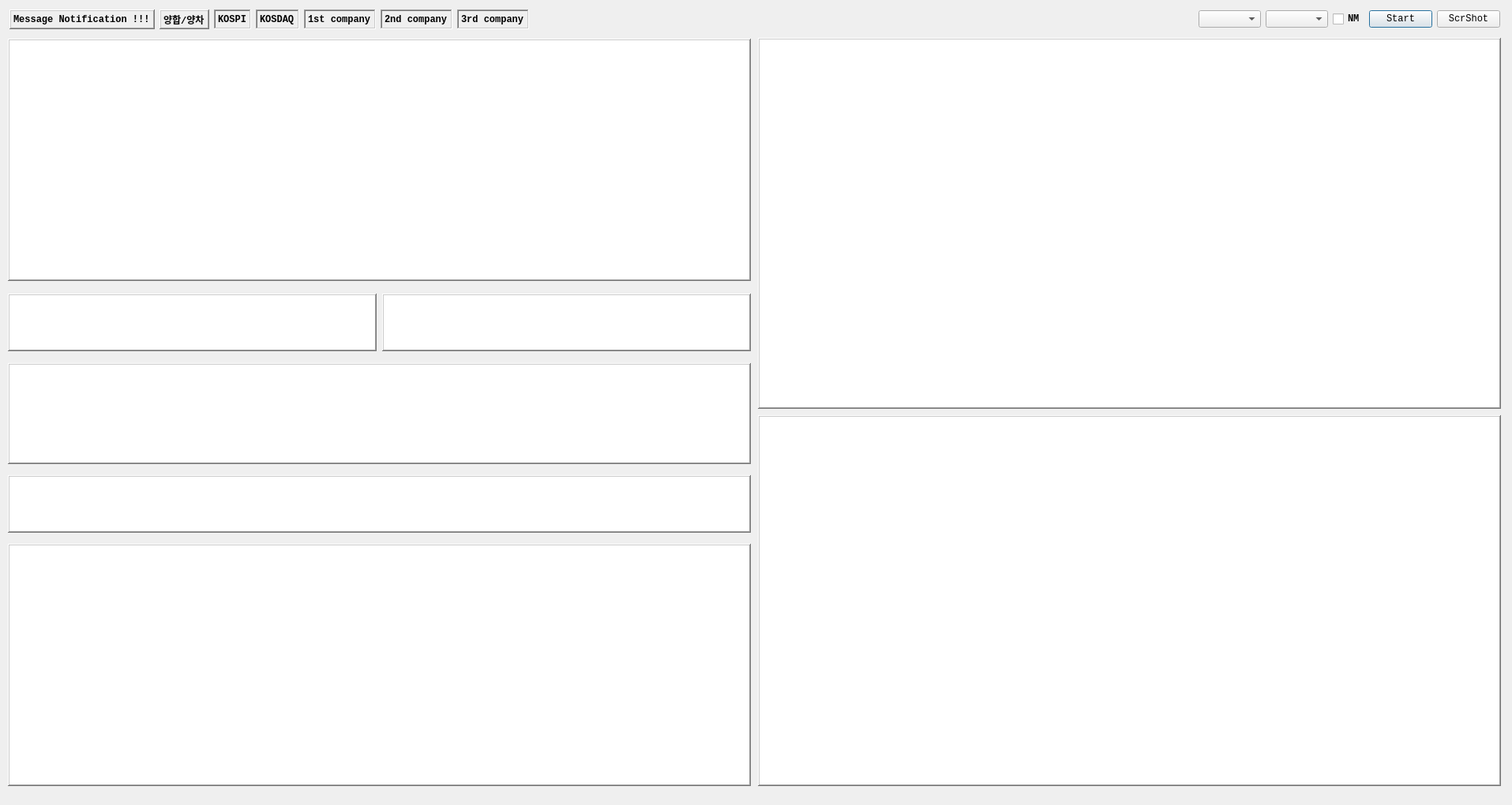
<?xml version="1.0" encoding="UTF-8"?>
<ui version="4.0">
 <class>Dialog</class>
 <widget class="QDialog" name="Dialog">
  <property name="geometry">
   <rect>
    <x>0</x>
    <y>0</y>
    <width>1915</width>
    <height>1020</height>
   </rect>
  </property>
  <property name="font">
   <font>
    <family>Consolas</family>
    <pointsize>9</pointsize>
    <weight>75</weight>
    <bold>true</bold>
   </font>
  </property>
  <property name="windowTitle">
   <string>당월물 선물옵션 전광판</string>
  </property>
  <widget class="QWidget" name="layoutWidget">
   <property name="geometry">
    <rect>
     <x>12</x>
     <y>12</y>
     <width>1888</width>
     <height>25</height>
    </rect>
   </property>
   <layout class="QHBoxLayout" name="horizontalLayout">
    <property name="spacing">
     <number>6</number>
    </property>
    <property name="leftMargin">
     <number>0</number>
    </property>
    <property name="topMargin">
     <number>0</number>
    </property>
    <item>
     <widget class="QLabel" name="label_msg">
      <property name="font">
       <font>
        <weight>75</weight>
        <italic>false</italic>
        <bold>true</bold>
       </font>
      </property>
      <property name="frameShape">
       <enum>QFrame::WinPanel</enum>
      </property>
      <property name="frameShadow">
       <enum>QFrame::Raised</enum>
      </property>
      <property name="text">
       <string>Message Notification !!!</string>
      </property>
     </widget>
    </item>
    <item>
     <widget class="QLabel" name="label_atm">
      <property name="frameShape">
       <enum>QFrame::WinPanel</enum>
      </property>
      <property name="frameShadow">
       <enum>QFrame::Raised</enum>
      </property>
      <property name="text">
       <string>양합/양차</string>
      </property>
     </widget>
    </item>
    <item>
     <widget class="QLabel" name="label_kospi">
      <property name="font">
       <font>
        <family>Consolas</family>
        <weight>75</weight>
        <italic>false</italic>
        <bold>true</bold>
       </font>
      </property>
      <property name="frameShape">
       <enum>QFrame::WinPanel</enum>
      </property>
      <property name="frameShadow">
       <enum>QFrame::Sunken</enum>
      </property>
      <property name="text">
       <string>KOSPI</string>
      </property>
     </widget>
    </item>
    <item>
     <widget class="QLabel" name="label_kosdaq">
      <property name="font">
       <font>
        <family>Consolas</family>
        <weight>75</weight>
        <italic>false</italic>
        <bold>true</bold>
       </font>
      </property>
      <property name="frameShape">
       <enum>QFrame::WinPanel</enum>
      </property>
      <property name="frameShadow">
       <enum>QFrame::Sunken</enum>
      </property>
      <property name="text">
       <string>KOSDAQ</string>
      </property>
     </widget>
    </item>
    <item>
     <widget class="QLabel" name="label_1st_co">
      <property name="font">
       <font>
        <family>Consolas</family>
        <weight>75</weight>
        <italic>false</italic>
        <bold>true</bold>
       </font>
      </property>
      <property name="frameShape">
       <enum>QFrame::WinPanel</enum>
      </property>
      <property name="frameShadow">
       <enum>QFrame::Sunken</enum>
      </property>
      <property name="text">
       <string>1st company</string>
      </property>
      <property name="margin">
       <number>0</number>
      </property>
     </widget>
    </item>
    <item>
     <widget class="QLabel" name="label_2nd_co">
      <property name="font">
       <font>
        <family>Consolas</family>
        <weight>75</weight>
        <italic>false</italic>
        <bold>true</bold>
       </font>
      </property>
      <property name="frameShape">
       <enum>QFrame::WinPanel</enum>
      </property>
      <property name="frameShadow">
       <enum>QFrame::Sunken</enum>
      </property>
      <property name="text">
       <string>2nd company</string>
      </property>
     </widget>
    </item>
    <item>
     <widget class="QLabel" name="label_3rd_co">
      <property name="font">
       <font>
        <family>Consolas</family>
        <weight>75</weight>
        <italic>false</italic>
        <bold>true</bold>
       </font>
      </property>
      <property name="frameShape">
       <enum>QFrame::WinPanel</enum>
      </property>
      <property name="frameShadow">
       <enum>QFrame::Sunken</enum>
      </property>
      <property name="text">
       <string>3rd company</string>
      </property>
     </widget>
    </item>
    <item>
     <spacer name="horizontalSpacer">
      <property name="orientation">
       <enum>Qt::Horizontal</enum>
      </property>
      <property name="sizeHint" stdset="0">
       <size>
        <width>40</width>
        <height>20</height>
       </size>
      </property>
     </spacer>
    </item>
    <item>
     <widget class="QComboBox" name="comboBox1">
      <property name="focusPolicy">
       <enum>Qt::NoFocus</enum>
      </property>
     </widget>
    </item>
    <item>
     <widget class="QComboBox" name="comboBox2">
      <property name="focusPolicy">
       <enum>Qt::NoFocus</enum>
      </property>
     </widget>
    </item>
    <item>
     <widget class="QCheckBox" name="checkBox_next_month">
      <property name="font">
       <font>
        <family>Consolas</family>
        <weight>75</weight>
        <bold>true</bold>
       </font>
      </property>
      <property name="focusPolicy">
       <enum>Qt::NoFocus</enum>
      </property>
      <property name="text">
       <string>NM</string>
      </property>
     </widget>
    </item>
    <item>
     <widget class="QPushButton" name="pushButton_add">
      <property name="maximumSize">
       <size>
        <width>100</width>
        <height>16777215</height>
       </size>
      </property>
      <property name="font">
       <font>
        <family>Consolas</family>
        <weight>50</weight>
        <bold>false</bold>
       </font>
      </property>
      <property name="text">
       <string>Start</string>
      </property>
     </widget>
    </item>
    <item>
     <widget class="QPushButton" name="pushButton_remove">
      <property name="maximumSize">
       <size>
        <width>100</width>
        <height>16777215</height>
       </size>
      </property>
      <property name="font">
       <font>
        <family>Consolas</family>
        <weight>50</weight>
        <bold>false</bold>
       </font>
      </property>
      <property name="focusPolicy">
       <enum>Qt::NoFocus</enum>
      </property>
      <property name="text">
       <string> ScrShot </string>
      </property>
     </widget>
    </item>
   </layout>
  </widget>
  <widget class="QTableWidget" name="tableWidget_put">
   <property name="geometry">
    <rect>
     <x>10</x>
     <y>689</y>
     <width>941</width>
     <height>307</height>
    </rect>
   </property>
   <property name="font">
    <font>
     <family>Consolas</family>
     <weight>50</weight>
     <bold>false</bold>
    </font>
   </property>
   <property name="focusPolicy">
    <enum>Qt::NoFocus</enum>
   </property>
   <property name="frameShape">
    <enum>QFrame::WinPanel</enum>
   </property>
   <property name="frameShadow">
    <enum>QFrame::Raised</enum>
   </property>
   <property name="lineWidth">
    <number>1</number>
   </property>
  </widget>
  <widget class="QTableWidget" name="tableWidget_fut">
   <property name="geometry">
    <rect>
     <x>10</x>
     <y>460</y>
     <width>941</width>
     <height>128</height>
    </rect>
   </property>
   <property name="font">
    <font>
     <family>Consolas</family>
     <weight>50</weight>
     <bold>false</bold>
    </font>
   </property>
   <property name="focusPolicy">
    <enum>Qt::NoFocus</enum>
   </property>
   <property name="frameShape">
    <enum>QFrame::WinPanel</enum>
   </property>
   <property name="frameShadow">
    <enum>QFrame::Raised</enum>
   </property>
  </widget>
  <widget class="QTableWidget" name="tableWidget_quote">
   <property name="geometry">
    <rect>
     <x>10</x>
     <y>602</y>
     <width>941</width>
     <height>73</height>
    </rect>
   </property>
   <property name="font">
    <font>
     <family>Consolas</family>
     <weight>50</weight>
     <bold>false</bold>
    </font>
   </property>
   <property name="focusPolicy">
    <enum>Qt::NoFocus</enum>
   </property>
   <property name="frameShape">
    <enum>QFrame::WinPanel</enum>
   </property>
   <property name="frameShadow">
    <enum>QFrame::Raised</enum>
   </property>
  </widget>
  <widget class="QTableWidget" name="tableWidget_call">
   <property name="geometry">
    <rect>
     <x>10</x>
     <y>49</y>
     <width>941</width>
     <height>307</height>
    </rect>
   </property>
   <property name="font">
    <font>
     <family>Consolas</family>
     <weight>50</weight>
     <bold>false</bold>
    </font>
   </property>
   <property name="focusPolicy">
    <enum>Qt::NoFocus</enum>
   </property>
   <property name="frameShape">
    <enum>QFrame::WinPanel</enum>
   </property>
   <property name="frameShadow">
    <enum>QFrame::Raised</enum>
   </property>
   <property name="lineWidth">
    <number>1</number>
   </property>
  </widget>
  <widget class="PlotWidget" name="Plot_Opt">
   <property name="geometry">
    <rect>
     <x>960</x>
     <y>526</y>
     <width>941</width>
     <height>470</height>
    </rect>
   </property>
   <property name="font">
    <font>
     <family>Consolas</family>
     <weight>75</weight>
     <italic>true</italic>
     <bold>true</bold>
    </font>
   </property>
   <property name="focusPolicy">
    <enum>Qt::NoFocus</enum>
   </property>
   <property name="frameShape">
    <enum>QFrame::WinPanel</enum>
   </property>
   <property name="frameShadow">
    <enum>QFrame::Raised</enum>
   </property>
  </widget>
  <widget class="PlotWidget" name="Plot_Fut">
   <property name="geometry">
    <rect>
     <x>960</x>
     <y>48</y>
     <width>941</width>
     <height>470</height>
    </rect>
   </property>
   <property name="font">
    <font>
     <family>Consolas</family>
     <weight>75</weight>
     <italic>true</italic>
     <bold>true</bold>
    </font>
   </property>
   <property name="focusPolicy">
    <enum>Qt::NoFocus</enum>
   </property>
   <property name="frameShape">
    <enum>QFrame::WinPanel</enum>
   </property>
   <property name="frameShadow">
    <enum>QFrame::Raised</enum>
   </property>
  </widget>
  <widget class="QTableWidget" name="tableWidget_supply">
   <property name="geometry">
    <rect>
     <x>484</x>
     <y>372</y>
     <width>467</width>
     <height>73</height>
    </rect>
   </property>
   <property name="font">
    <font>
     <family>Consolas</family>
    </font>
   </property>
   <property name="focusPolicy">
    <enum>Qt::NoFocus</enum>
   </property>
   <property name="frameShape">
    <enum>QFrame::WinPanel</enum>
   </property>
   <property name="frameShadow">
    <enum>QFrame::Raised</enum>
   </property>
  </widget>
  <widget class="QTextBrowser" name="textBrowser">
   <property name="geometry">
    <rect>
     <x>10</x>
     <y>372</y>
     <width>467</width>
     <height>73</height>
    </rect>
   </property>
   <property name="font">
    <font>
     <family>Consolas</family>
     <weight>75</weight>
     <bold>true</bold>
    </font>
   </property>
   <property name="focusPolicy">
    <enum>Qt::StrongFocus</enum>
   </property>
   <property name="frameShape">
    <enum>QFrame::WinPanel</enum>
   </property>
   <property name="frameShadow">
    <enum>QFrame::Raised</enum>
   </property>
  </widget>
 </widget>
 <customwidgets>
  <customwidget>
   <class>PlotWidget</class>
   <extends>QGraphicsView</extends>
   <header>pyqtgraph</header>
  </customwidget>
 </customwidgets>
 <resources/>
 <connections>
  <connection>
   <sender>pushButton_add</sender>
   <signal>clicked()</signal>
   <receiver>Dialog</receiver>
   <slot>AddCode()</slot>
   <hints>
    <hint type="sourcelabel">
     <x>457</x>
     <y>20</y>
    </hint>
    <hint type="destinationlabel">
     <x>458</x>
     <y>-8</y>
    </hint>
   </hints>
  </connection>
  <connection>
   <sender>pushButton_remove</sender>
   <signal>clicked()</signal>
   <receiver>Dialog</receiver>
   <slot>RemoveCode()</slot>
   <hints>
    <hint type="sourcelabel">
     <x>496</x>
     <y>20</y>
    </hint>
    <hint type="destinationlabel">
     <x>461</x>
     <y>-22</y>
    </hint>
   </hints>
  </connection>
 </connections>
 <slots>
  <slot>AddCode()</slot>
  <slot>RemoveCode()</slot>
 </slots>
</ui>
